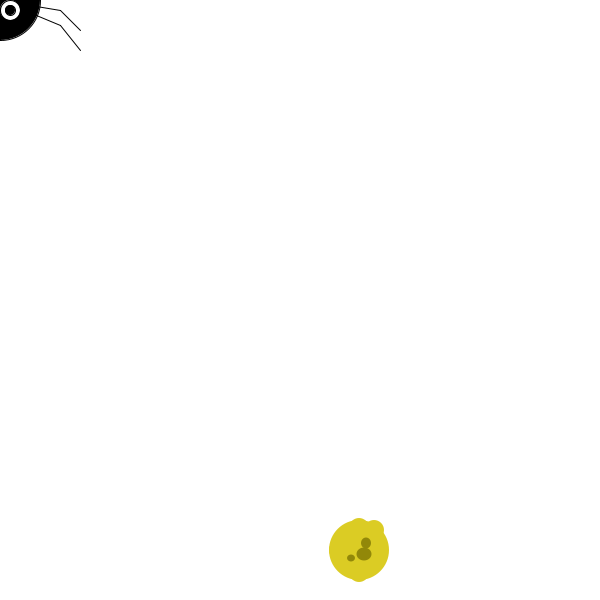
Frame 1 (no input)
Frame 60 (the mouse pressed at the canvas centre just before this capture): identical to frame 1, image omitted
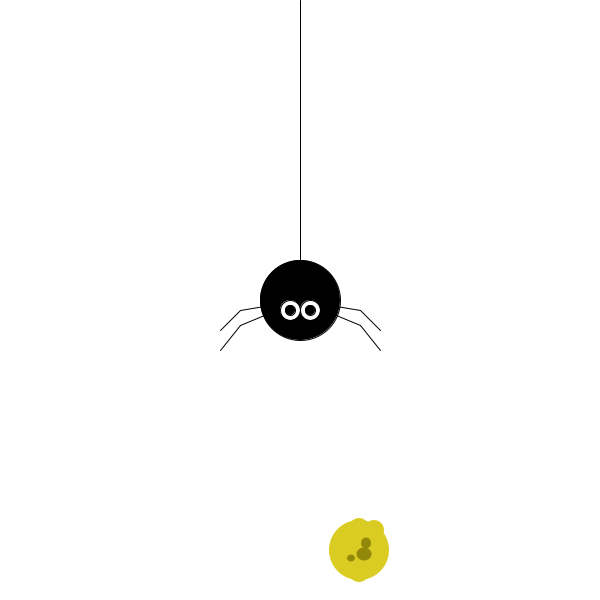
Frame 120 (the mouse held since frame 60 and released just before this capture)

The Processing sketch that drew these frames (run headless with seeded random() and noise(); from frame 60 on, the mouse is pressed at the canvas centre):

// Processing sketch: aracnidoatrapagalletas
// ── aracnidoatrapagalletas.pde
int colorR = 0;
int colorG = 0;
int colorB = 0;
boolean blink = false;
boolean withCookie = false;
boolean catchCookie = false;
int widthM = 80;
int heightM = 80;
boolean shouldGrow = false;

int delay = 0;

int cookiePositionX = 100+round(random(400));
int cookiePositionY = 550;

void setup(){
  size(600,600);
}

void draw(){
  background(255,255,255);
  drawSpiderLine();
  drawMascot(mouseX,mouseY,blink,shouldGrow,withCookie,catchCookie);
  if(!withCookie){
    drawCookie(cookiePositionX,cookiePositionY);
  } else {
    cookiePositionX = mouseX;
  }
  if(widthM>width+300){
    widthM = 80;
    heightM = 80;
  }
  if(int(random(1000))>980 && !blink){
    blink = true;
    delay = 10;
    if(withCookie){
      shouldGrow=true;
      withCookie = false;
      catchCookie = false;
    }
  } else {
    delay--;
    if(blink && delay>0){
      blink = true;
    } else {
      blink = false;
    }
  }
  //println("x:"+mouseX+"    y:"+mouseY);
  //println("x:"+mouseX/600.0+"    y:"+mouseY/600.0);
}

void mousePressed(){
  blink =true;
}

void mouseReleased(){
  blink =false;
}

void keyPressed(){
  catchCookie = true;
  if(mouseX<cookiePositionX+60 && mouseX>cookiePositionX-60 && mouseY+50>cookiePositionY-60 && mouseY+50<cookiePositionY+60){
    withCookie = true;
  } else {
    withCookie = false;
  }
}

void keyReleased(){
  catchCookie = false;
}

void drawCookie(int cookiePositionX,int cookiePositionY){
  noStroke();
  fill(219,204,36);
  ellipse(cookiePositionX,cookiePositionY,60,60);
  ellipse(cookiePositionX,cookiePositionY+22,20,20);
  ellipse(cookiePositionX,cookiePositionY-22,20,20);
  ellipse(cookiePositionX+15,cookiePositionY-20,20,20);
  ellipse(cookiePositionX-20,cookiePositionY,20,20);
  fill(146,136,9);
  ellipse(cookiePositionX+5,cookiePositionY+4,15,13);
  ellipse(cookiePositionX+7,cookiePositionY-7,10,11);
  ellipse(cookiePositionX-8,cookiePositionY+8,8,7);
}

void drawSpiderLine(){
  fill(0);
  stroke(0);
  line(mouseX,0,mouseX,mouseY);
}

void drawMascot(int x, int y, boolean blink, boolean grow, boolean withCookie,boolean catchCookie){
  int offset = 5;
  if(grow){
    widthM = widthM*2;
    heightM = heightM*2;
  }
  shouldGrow = false;
  fill(colorR,colorG,colorB);
  ellipse(x,y,widthM,heightM);
  if(!catchCookie && !withCookie){
    //Patas
    line(x,y,pmouseX+60,pmouseY+10);
    line(pmouseX+60,pmouseY+10,pmouseX+80,pmouseY+30);
    line(x,y,pmouseX-60,pmouseY+10);
    line(pmouseX-60,pmouseY+10,pmouseX-80,pmouseY+30);
    
    line(x,y,pmouseX+60,pmouseY+25);
    line(pmouseX+60,pmouseY+25,pmouseX+80,pmouseY+50);
    line(x,y,pmouseX-60,pmouseY+25);
    line(pmouseX-60,pmouseY+25,pmouseX-80,pmouseY+50);
  } else {
    line(x,y,pmouseX+30,pmouseY+60);
    line(pmouseX+30,pmouseY+60,pmouseX+30,pmouseY+70);
    line(x,y,pmouseX-30,pmouseY+60);
    line(pmouseX-30,pmouseY+60,pmouseX-30,pmouseY+70);
    
    line(x,y,pmouseX+30,pmouseY+75);
    line(pmouseX+30,pmouseY+75,pmouseX+30,pmouseY+78);
    line(x,y,pmouseX-30,pmouseY+75);
    line(pmouseX-30,pmouseY+75,pmouseX-30,pmouseY+78);
  }
  if(withCookie){
    drawCookie(pmouseX,pmouseY+70);
  }
  //Eyes
  int eyesize = 20;
  if(blink){
    eyesize = 0;
  }
  fill(255,255,255);
  ellipse(x+10,y+10,eyesize,eyesize);
  ellipse(x-10,y+10,eyesize,eyesize);
  fill(0,0,0);
  ellipse(x+10,y+10,eyesize*0.5,eyesize*0.5);
  ellipse(x-10,y+10,eyesize*0.5,eyesize*0.5);
  delay(20);  
}
